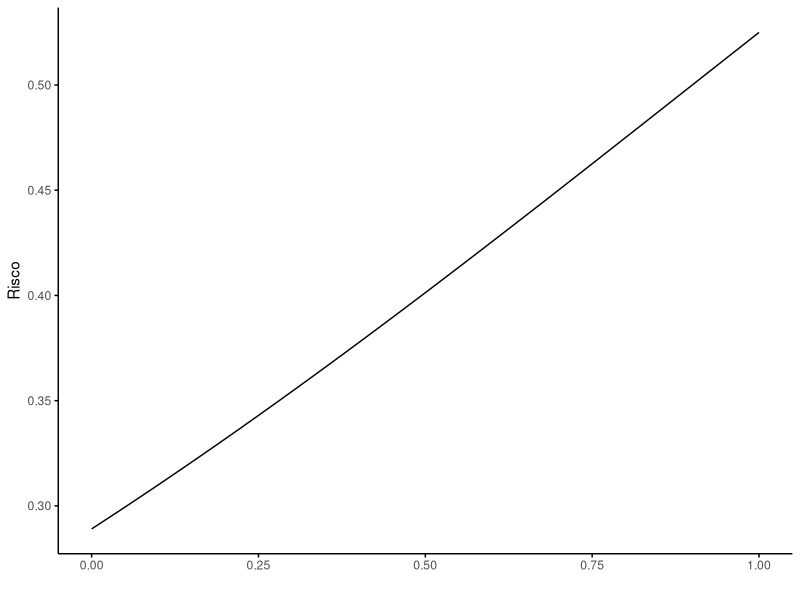
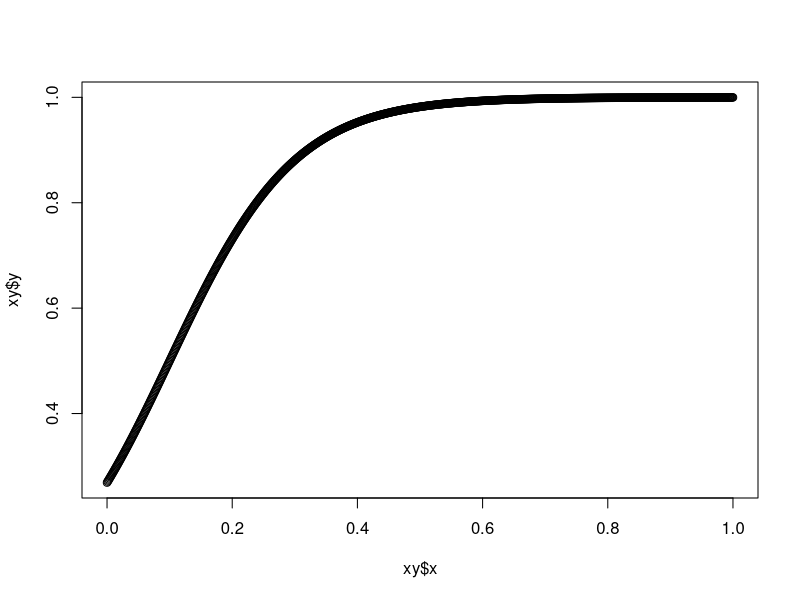
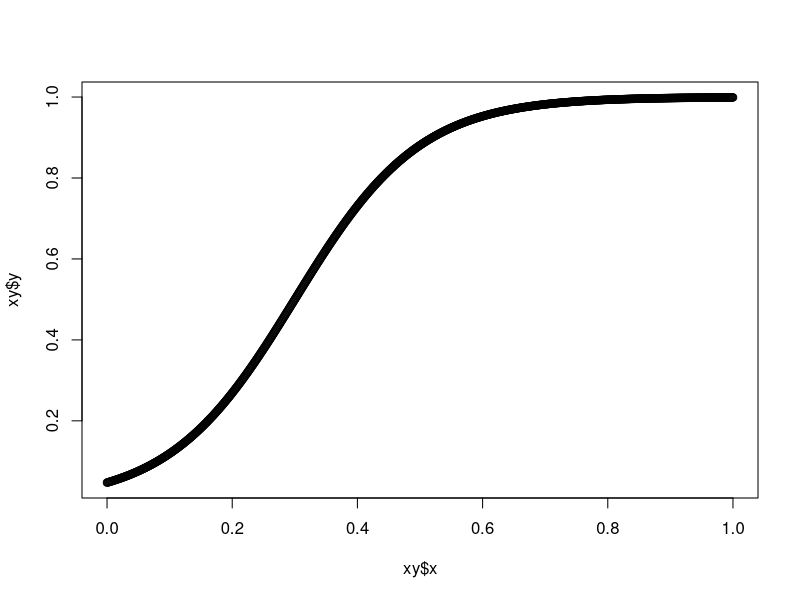
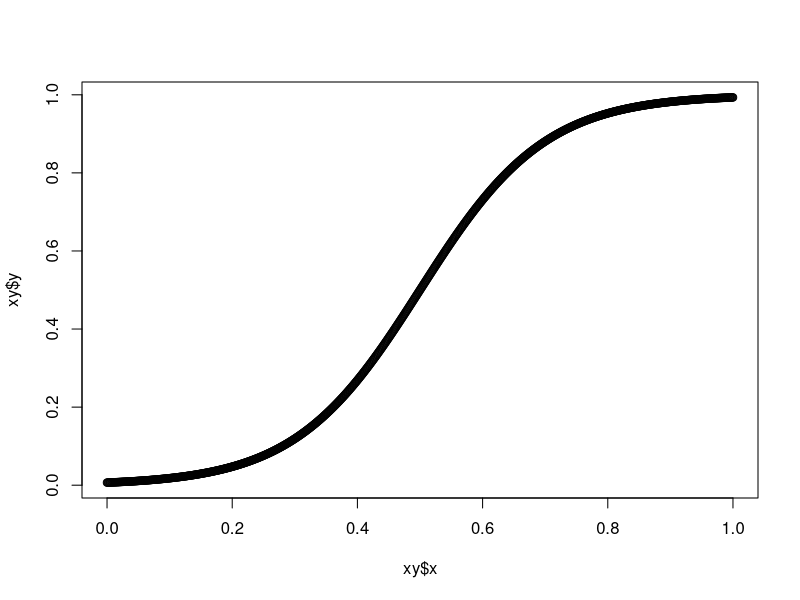
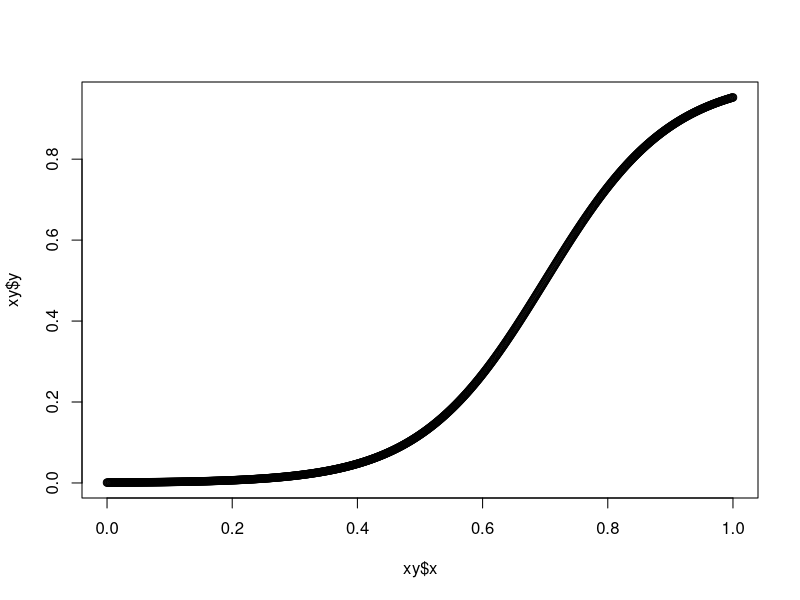
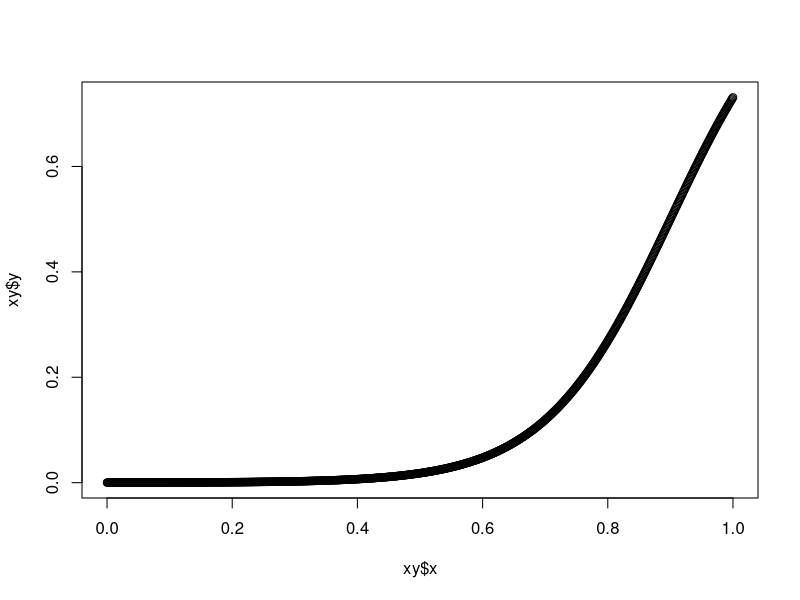
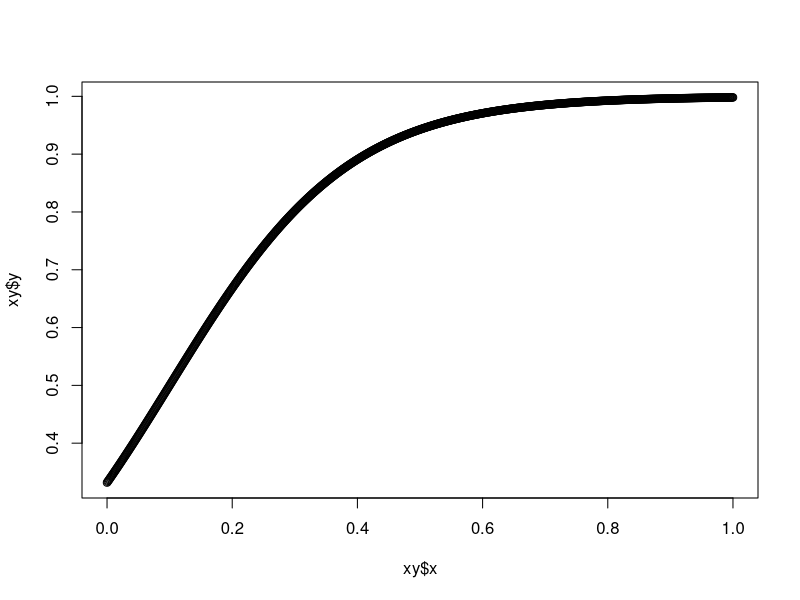
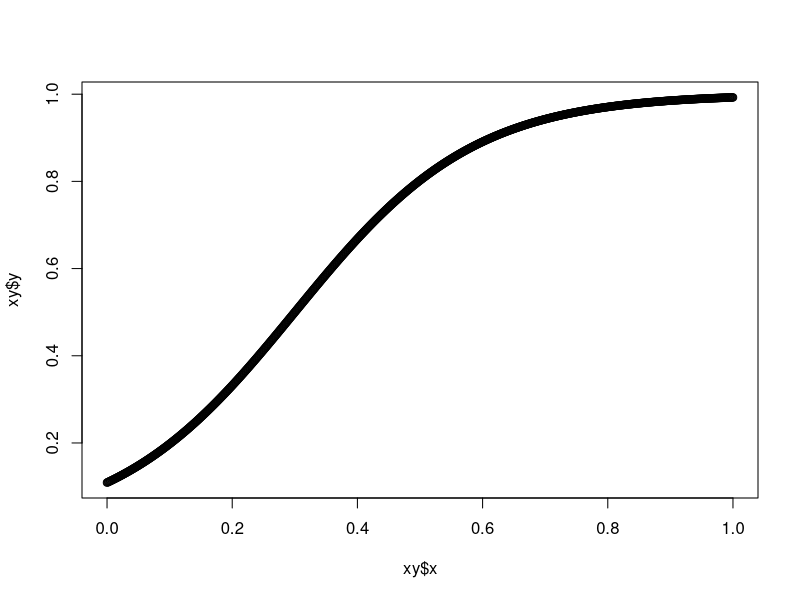

Here is the R script that generated these plots, in order:
library("ggplot2")
sigmoid = function(x, k, x0) {
  1 / ( 1 + (exp (k * (x - x0))))
}

k = c(-10, -7, -5, -3, -1)
x0 = c(0.1, 0.3, 0.5, 0.7, 0.9)
x = seq(0,1,0.001)
y=sigmoid(x,k[5],x0[5])
xy=data.frame(x,y)

ggplot(data=xy,aes(x,y))+geom_line()+
  theme(
    axis.line.y =  element_line(colour = "black"),
    axis.line.x =  element_line(colour = "black"),
    axis.ticks.y = element_line(colour = "black"),
    axis.ticks.x = element_line(colour = "black"),
    panel.grid.major = element_blank(),
    panel.grid.minor = element_blank(),
    panel.border = element_blank(),
    panel.background = element_blank())+
  labs(x="",y="Risco")
i=1
j=1
shape=NA
ifelse(!dir.exists(file.path(getwd(), "plots")), dir.create(file.path(getwd(), "plots")), FALSE) # verifica se existe diret?rio, coloca um volume em cada diret?rio

for (i in 1:length(k)){
  for(j in 1:length(x0)){
    y=sigmoid(x,k[i],x0[j])
    xy=data.frame(x,y)
    shape = paste0("Risco ","k = ", k[i]," x0 = ", x0[j])
    # p=ggplot(data=xy,aes(x,y))+geom_line()+
    #   theme(
    #     axis.line.y =  element_line(colour = "black"),
    #     axis.line.x =  element_line(colour = "black"),
    #     axis.ticks.y = element_line(colour = "black"),
    #     axis.ticks.x = element_line(colour = "black"),
    #     panel.grid.major = element_blank(),
    #     panel.grid.minor = element_blank(),
    #     panel.border = element_blank(),
    #     panel.background = element_blank())+
    #   labs(x="",y=shape)
    # print(p)
    filename=paste0(getwd(),"/plots/",shape,".jpg")
    jpeg(filename)
      plot(xy$x,xy$y)
    dev.off()
    #ggsave(filename= paste0(file.path(getwd(), "plots"),shape,".jpg"),plot = p, device = "jpg")
    
  }
}
